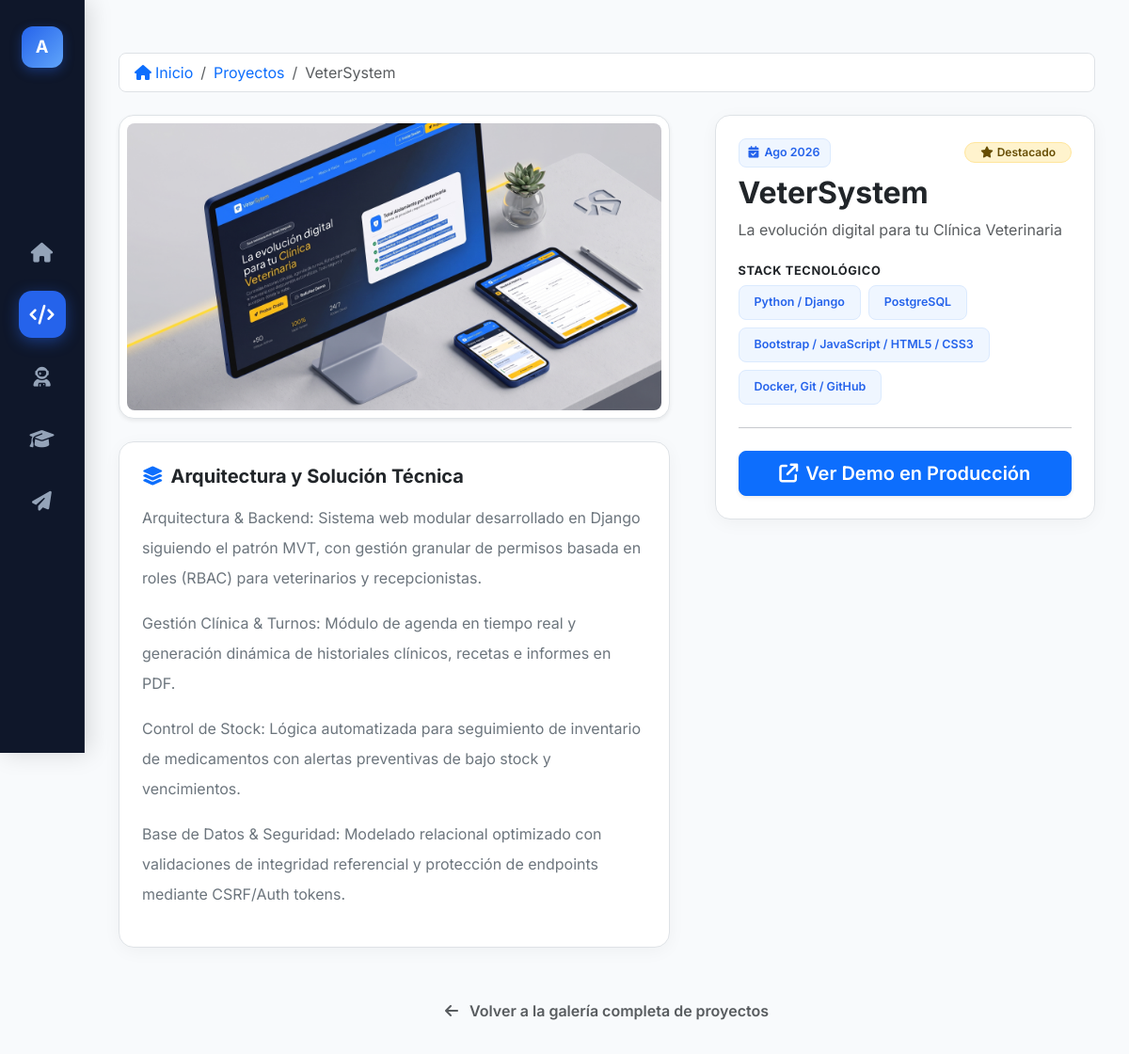
The page /portafolio/vetersystem/ on the database its author committed.
### core/models.py (models this page shows, shortened)
class Proyecto(models.Model):
    titulo = models.CharField(max_length=200)
    slug = models.SlugField(max_length=220, unique=True, blank=True, help_text="Se autogenera si se deja vacío")
    subtitulo = models.CharField(max_length=250, help_text="Resumen conciso del objetivo o alcance del sistema")
    descripcion = models.TextField(help_text="Detalle del problema, solución técnica y arquitectura implementada")
    tecnologias = models.ManyToManyField(Tecnologia, related_name='proyectos')
    imagen_portada = models.ImageField(upload_to='proyectos/portadas/')
    link_deploy = models.URLField(blank=True, null=True, verbose_name="Demo en vivo")
    link_github = models.URLField(blank=True, null=True, verbose_name="Repositorio GitHub")
    link_video_demo = models.URLField(blank=True, null=True, verbose_name="Video Demo / Loom / YouTube")
    destacado = models.BooleanField(default=False, help_text="Marcar para fijar en los primeros lugares de la home")
    orden = models.PositiveIntegerField(default=0, help_text="Orden de visualización (menor número = primero)")
    fecha_creacion = models.DateTimeField(auto_now_add=True)
    class Meta:
        verbose_name = "Proyecto"
        verbose_name_plural = "Proyectos"
        ordering = ['orden', '-fecha_creacion']

class Tecnologia(models.Model):
    class Categoria(models.TextChoices):
        BACKEND = 'BACK', 'Backend'
        FRONTEND = 'FRONT', 'Frontend'
        DATABASE = 'DB', 'Base de Datos'
        DEVOPS_TOOLS = 'TOOLS', 'DevOps & Herramientas'
        OTHER = 'OTHER', 'Otros'
    nombre = models.CharField(max_length=50, unique=True)
    icono_class = models.CharField(
        max_length=100,
        blank=True,
        help_text="Clase para FontAwesome/Devicon (ej: 'devicon-django-plain', 'fa-brands fa-python')"
    )
    categoria = models.CharField(
        max_length=10,
        choices=Categoria.choices,
        default=Categoria.BACKEND
    )
    class Meta:
        verbose_name = "Tecnología"
        verbose_name_plural = "Tecnologías"
        ordering = ['categoria', 'nombre']

### core/views.py (the view)
# urls.py: path('portafolio/<slug:slug>/', views.detalle_proyecto, name='detalle_proyecto'),
def detalle_proyecto(request, slug):
    proyecto = get_object_or_404(
        Proyecto.objects.prefetch_related('tecnologias'),
        slug=slug
    )
    proyectos_relacionados = (
        Proyecto.objects.filter(tecnologias__in=proyecto.tecnologias.all())
        .exclude(id=proyecto.id)
        .distinct()[:3]
    )
    return render(request, 'core/detalle.html', {
        'proyecto': proyecto,
        'proyectos_relacionados': proyectos_relacionados
    })

### core/context_processors.py (called while the page is built)
def perfil_global(request):
    return {
        'perfil': Perfil.objects.prefetch_related('tecnologias_destacadas').first()
    }

### templates/core/detalle.html (shortened to what this page needs)
{% extends 'core/base.html' %}
{% load static %}
{% block content %}
<div class="py-2">
    <nav aria-label="breadcrumb" class="mb-4">
        <ol class="breadcrumb bg-white px-3 py-2 rounded-3 border">
            <li class="breadcrumb-item">
                <a href="{% url 'core:home' %}" class="text-decoration-none text-primary">
                    <i class="fa-solid fa-house me-1"></i>Inicio
                </a>
            </li>
            <li class="breadcrumb-item">
                <a href="{% url 'core:portafolio' %}" class="text-decoration-none text-primary">Proyectos</a>
            </li>
            <li class="breadcrumb-item active text-muted" aria-current="page">{{ proyecto.titulo }}</li>
        </ol>
    </nav>
    <div class="row g-4 g-lg-5">
        <div class="col-lg-7 animate__animated animate__fadeInLeft">
            <div class="card-custom overflow-hidden border p-2 bg-white shadow-sm mb-4">
                {% if proyecto.imagen_portada %}
                    <img src="{{ proyecto.imagen_portada.url }}" alt="Captura del sistema {{ proyecto.titulo }}" class="img-fluid rounded-3 w-100 project-main-image">
                {% else %}
                    <div class="bg-light rounded-3 d-flex flex-column align-items-center justify-content-center py-5" style="min-height: 380px;">
                        <i class="fa-solid fa-laptop-code fa-4x text-muted opacity-50 mb-3"></i>
                        <span class="text-muted fw-semibold">Vista previa no disponible</span>
                    </div>
                {% endif %}
            </div>
            <div class="card-custom p-4 bg-white border">
                <h2 class="h5 fw-bold text-dark mb-3 d-flex align-items-center gap-2">
                    <i class="fa-solid fa-layer-group text-primary"></i> Arquitectura y Solución Técnica
                </h2>
                <div class="text-secondary lh-lg fs-6">
                    {{ proyecto.descripcion|linebreaks }}
                </div>
            </div>
        </div>
        <div class="col-lg-5 animate__animated animate__fadeInRight">
            <div class="sticky-lg-top" style="top: 30px; z-index: 10;">
                <div class="card-custom p-4 bg-white border">
                    <div class="d-flex justify-content-between align-items-center mb-2">
                        <span class="badge-tech">
                            <i class="fa-solid fa-calendar-check"></i> {{ proyecto.fecha_creacion|date:"M Y" }}
                        </span>
                        {% if proyecto.destacado %}
                            <span class="badge bg-warning-subtle text-warning-emphasis border border-warning-subtle rounded-pill px-3 py-1 fw-semibold">
                                <i class="fa-solid fa-star me-1"></i>Destacado
                            </span>
                        {% endif %}
                    </div>
                    <h1 class="h2 fw-bold text-dark mb-2">{{ proyecto.titulo }}</h1>
                    <p class="text-muted mb-4 fs-6">{{ proyecto.subtitulo }}</p>
                    <div class="mb-4">
                        <h3 class="h6 fw-bold text-uppercase text-dark mb-2 letter-spacing-1">Stack Tecnológico</h3>
                        <div class="d-flex flex-wrap gap-2">
                            {% for tech in proyecto.tecnologias.all %}
                                <span class="badge-tech py-2 px-3">
                                    {{ tech.nombre }}
                                </span>
                            {% empty %}
                                <span class="text-muted small">No se listaron tecnologías.</span>
                            {% endfor %}
                        </div>
                    </div>
                    <hr class="my-4">
                    <div class="d-grid gap-3">
                        {% if proyecto.link_deploy %}
                            <a href="{{ proyecto.link_deploy }}" target="_blank" rel="noopener noreferrer" class="btn btn-primary btn-lg fw-semibold shadow-sm d-flex align-items-center justify-content-center gap-2">
                                <i class="fa-solid fa-arrow-up-right-from-square"></i>
                                <span>Ver Demo en Producción</span>
                            </a>
                        {% endif %}
                    </div>
                </div>
            </div>
        </div>
    </div>
    <div class="text-center mt-5">
        <a href="{% url 'core:portafolio' %}" class="btn btn-link text-decoration-none text-muted fw-semibold">
            <i class="fa-solid fa-arrow-left me-2"></i> Volver a la galería completa de proyectos
        </a>
    </div>
</div>
{% endblock %}

### templates/core/base.html (shortened to what this page needs)
{% load static %}
<!DOCTYPE html>
<html lang="es">
<head>
    <link href="https://cdn.jsdelivr.net/npm/bootstrap@5.3.3/dist/css/bootstrap.min.css" rel="stylesheet">
    <link rel="stylesheet" href="https://cdnjs.cloudflare.com/ajax/libs/font-awesome/6.5.1/css/all.min.css">
    <link rel="stylesheet" href="https://cdn.jsdelivr.net/gh/devicons/devicon@latest/devicon.min.css">
    <link rel="stylesheet" href="https://cdnjs.cloudflare.com/ajax/libs/animate.css/4.1.1/animate.min.css"/>
</head>
<body>
    <nav id="sidebar" aria-label="Navegación principal">
        <a href="{% url 'core:home' %}" class="sidebar-brand" title="Inicio">
            <span>{{ perfil.nombre|slice:":1"|default:"A" }}</span>
        </a>
        <div class="sidebar-nav">
            <a href="{% url 'core:home' %}"
               class="nav-icon-link {% if request.resolver_match.url_name == 'home' %}active{% endif %}"
               data-bs-toggle="tooltip" data-bs-placement="right" title="Inicio">
                <i class="fa-solid fa-house"></i>
            </a>
            <a href="{% url 'core:portafolio' %}"
               class="nav-icon-link {% if request.resolver_match.url_name == 'portafolio' or request.resolver_match.url_name == 'detalle_proyecto' %}active{% endif %}"
               data-bs-toggle="tooltip" data-bs-placement="right" title="Proyectos">
                <i class="fa-solid fa-code"></i>
            </a>
            <a href="{% url 'core:sobre_mi' %}"
               class="nav-icon-link {% if request.resolver_match.url_name == 'sobre_mi' %}active{% endif %}"
               data-bs-toggle="tooltip" data-bs-placement="right" title="Sobre mí">
                <i class="fa-solid fa-user-astronaut"></i>
            </a>
            <a href="{% url 'core:curriculum' %}"
               class="nav-icon-link {% if request.resolver_match.url_name == 'curriculum' %}active{% endif %}"
               data-bs-toggle="tooltip" data-bs-placement="right" title="Trayectoria">
                <i class="fa-solid fa-graduation-cap"></i>
            </a>
            <a href="{% url 'core:contacto' %}"
               class="nav-icon-link {% if request.resolver_match.url_name == 'contacto' %}active{% endif %}"
               data-bs-toggle="tooltip" data-bs-placement="right" title="Contacto">
                <i class="fa-solid fa-paper-plane"></i>
            </a>
        </div>
    </nav>
    <main class="animate__animated animate__fadeIn">
        <div class="section-container">
            {% block content %}
            {% endblock %}
        </div>
    </main>
</body>
</html>

### templates/core/base.html (style rules this page uses)
:root { --sidebar-width: 90px; --primary-accent: #2563eb; --primary-hover: #1d4ed8; --dark-bg: #0f172a; --dark-surface: #1e293b; --body-bg: #f8fafc; --text-main: #1e293b; --text-muted: #64748b; --border-color: #e2e8f0; }
body { font-family: 'Inter', sans-serif; background-color: var(--body-bg); color: var(--text-main); display: flex; min-height: 100vh; margin: 0; overflow-x: hidden; }
#sidebar { width: var(--sidebar-width); background: var(--dark-bg); position: fixed; top: 0; left: 0; height: 100vh; display: flex; flex-direction: column; align-items: center; justify-content: space-between; padding: 28px 0; z-index: 1050; border-right: 1px solid rgba(255, 255, 255, 0.08); box-shadow: 4px 0 24px rgba(0, 0, 0, 0.15); }
.sidebar-brand { width: 44px; height: 44px; background: linear-gradient(135deg, var(--primary-accent), #60a5fa); border-radius: 12px; display: flex; align-items: center; justify-content: center; color: #ffffff; font-weight: 700; font-size: 1.15rem; text-decoration: none; box-shadow: 0 4px 12px rgba(37, 99, 235, 0.35); transition: transform 0.2s ease; }
.sidebar-nav { display: flex; flex-direction: column; gap: 16px; }
.nav-icon-link { width: 50px; height: 50px; border-radius: 14px; display: flex; align-items: center; justify-content: center; color: #94a3b8; font-size: 1.3rem; text-decoration: none; transition: all 0.25s cubic-bezier(0.4, 0, 0.2, 1); position: relative; }
.nav-icon-link.active { color: #ffffff; background-color: var(--primary-accent); box-shadow: 0 4px 16px rgba(37, 99, 235, 0.45); }
main { margin-left: var(--sidebar-width); flex-grow: 1; width: calc(100% - var(--sidebar-width)); display: flex; flex-direction: column; min-height: 100vh; }
.section-container { padding: 48px 36px; max-width: 1240px; width: 100%; margin: 0 auto; flex: 1; }
.card-custom { background: #ffffff; border: 1px solid var(--border-color); border-radius: 16px; box-shadow: 0 4px 20px -2px rgba(0, 0, 0, 0.05); transition: all 0.3s cubic-bezier(0.4, 0, 0.2, 1); }
.badge-tech { background-color: #eff6ff; color: var(--primary-accent); border: 1px solid #dbeafe; font-size: 0.78rem; font-weight: 600; padding: 5px 10px; border-radius: 8px; display: inline-flex; align-items: center; gap: 6px; }

### templates/core/detalle.html (style rules this page uses)
.project-main-image { transition: transform 0.4s ease; }
.letter-spacing-1 { letter-spacing: 0.05em; font-size: 0.8rem; }

### rows shown on the page
Proyecto: titulo "VeterSystem", imagen_portada (picture), descripcion "Arquitectura & Backend: Sistema web modular desarrollado en Django siguiendo el patrón MVT, con gestión granular de permisos basada en roles (RBAC) para veterinarios y recepcionistas. Gestión Clínica & Turnos: Módulo de agenda en tiempo real y generación dinámica de historiales clínicos, recetas e informes en PDF. Control de Stock: Lógica automatizada para seguimiento de inventario de medicamentos con alertas preventivas de bajo stock y vencimientos. Base de Datos & Seguridad: Modelado relacional optimizado con validaciones de integridad referencial y protección de endpoints mediante CSRF/Auth tokens.", fecha_creacion "Ago 2026", subtitulo "La evolución digital para tu Clínica Veterinaria"
Tecnologia: nombre "Python / Django"
Tecnologia: nombre "PostgreSQL"
Tecnologia: nombre "Bootstrap / JavaScript / HTML5 / CSS3"
Tecnologia: nombre "Docker, Git / GitHub"

### other values the page prints
{{ perfil.nombre|slice:":1"|default:"A" }} "A"
